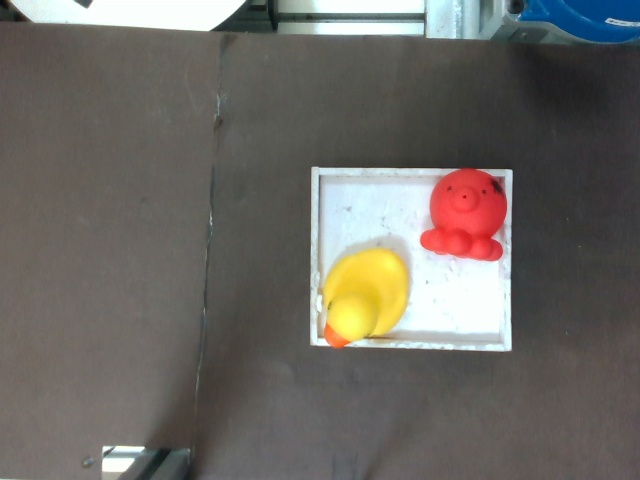
#> input picture DataTrainingProcess/ObjectDetection/images/val/image_(9).jpg, 640 x 480 px, found by its file name
$ python PCA_script.py
#> lines starting #> are read from the running program, lines starting #| are printed output that depends on the picture; after the words box and inside, x2 and y2 are one past the last pixel; in counts of white or black regions, pixels touching at a corner belong together; long printed decimals are rounded
import math

from CameraSource.RealsenseCamera import *


def drawAxis(img, p_, q_, colour, scale):
    p = list(p_)
    q = list(q_)

    angle = math.atan2(p[1] - q[1], p[0] - q[0])  # angle in radians
    hypotenuse = math.sqrt((p[1] - q[1]) * (p[1] - q[1]) + (p[0] - q[0]) * (p[0] - q[0]))

    # Here we lengthen the arrow by a factor of scale
    q[0] = p[0] - scale * hypotenuse * math.cos(angle)
    q[1] = p[1] - scale * hypotenuse * math.sin(angle)
    cv2.line(img, (int(p[0]), int(p[1])), (int(q[0]), int(q[1])), colour, 1, cv2.LINE_AA)

    # create the arrow hooks
    p[0] = q[0] + 9 * math.cos(angle + math.pi / 4)
    p[1] = q[1] + 9 * math.sin(angle + math.pi / 4)
    cv2.line(img, (int(p[0]), int(p[1])), (int(q[0]), int(q[1])), colour, 1, cv2.LINE_AA)

    p[0] = q[0] + 9 * math.cos(angle - math.pi / 4)
    p[1] = q[1] + 9 * math.sin(angle - math.pi / 4)
    cv2.line(img, (int(p[0]), int(p[1])), (int(q[0]), int(q[1])), colour, 1, cv2.LINE_AA)


def getOrientation(pts, img):
    sz = len(pts)
    data_pts = np.empty((sz, 2), dtype=np.float64)

    for j in range(data_pts.shape[0]):
        data_pts[j, 0] = pts[j, 0, 0]
        data_pts[j, 1] = pts[j, 0, 1]

    # Perform PCA analysis
    mean = np.empty(0)
    mean, eigenvectors, eigenvalues = cv2.PCACompute2(data_pts, mean)

    # Store the center of the object
    cntr = (int(mean[0, 0]), int(mean[0, 1]))

    cv2.circle(img, cntr, 3, (255, 0, 255), -1)
    p1 = (cntr[0] + 0.02 * eigenvectors[0, 0] * eigenvalues[0, 0], cntr[1] + 0.02 * eigenvectors[0, 1] * eigenvalues[0, 0])
    p2 = (cntr[0] - 0.02 * eigenvectors[1, 0] * eigenvalues[1, 0], cntr[1] - 0.02 * eigenvectors[1, 1] * eigenvalues[1, 0])
    drawAxis(img, cntr, p1, (255, 0, 0), 3)
    drawAxis(img, cntr, p2, (255, 255, 255), 7)

    angle = math.atan2(eigenvectors[0, 1], eigenvectors[0, 0])  # orientation in radians

    return angle, cntr


image = cv2.imread('D:\\A_Project\\PyCharm_Project\\PCA_Images\\image_(9).jpg')
#> image is the input picture: shape (480, 640, 3); mean B, G, R 99.3, 104.4, 107.7

# Convert image to grayscale
gray = cv2.cvtColor(image, cv2.COLOR_BGR2GRAY)
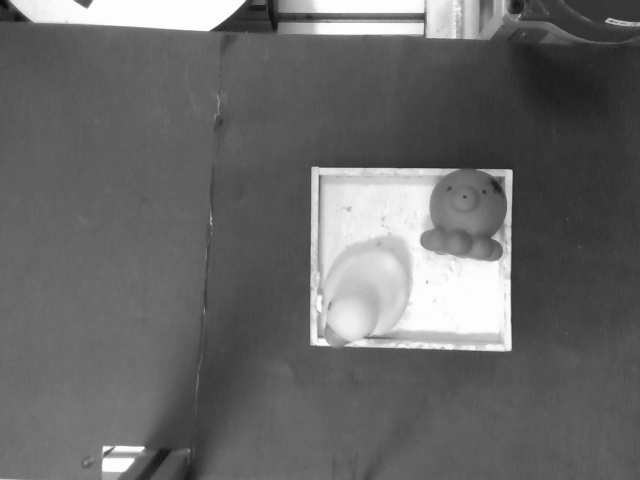
#> gray: shape (480, 640); min 10, max 255, mean 104.8

# Load Background
background = cv2.imread('D:\\A_Project\\PyCharm_Project\\Background.jpg')
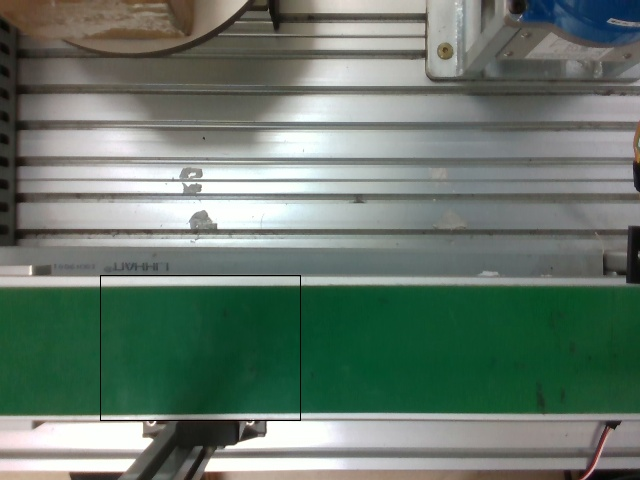
#> input picture DataTrainingProcess/Background.jpg, 640 x 480 px, found by its file name
#> background is the input picture: shape (480, 640, 3); mean B, G, R 108.3, 119.6, 103.6
background_gray = cv2.cvtColor(background, cv2.COLOR_BGR2GRAY)
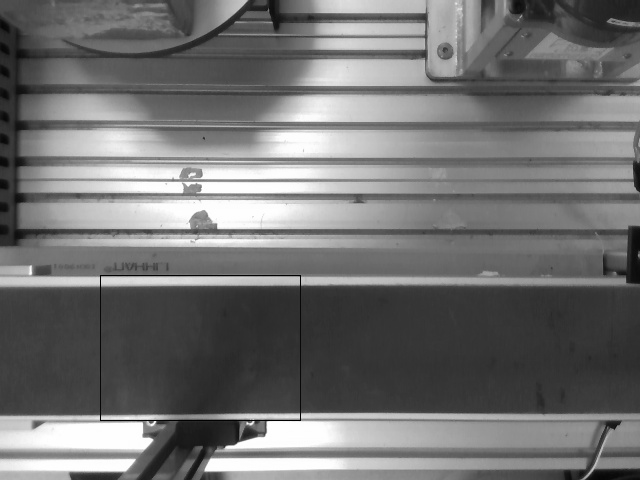
#> background_gray: shape (480, 640); min 0, max 255, mean 113.5

# Background Subtraction
difference_frame = cv2.absdiff(gray, background_gray)
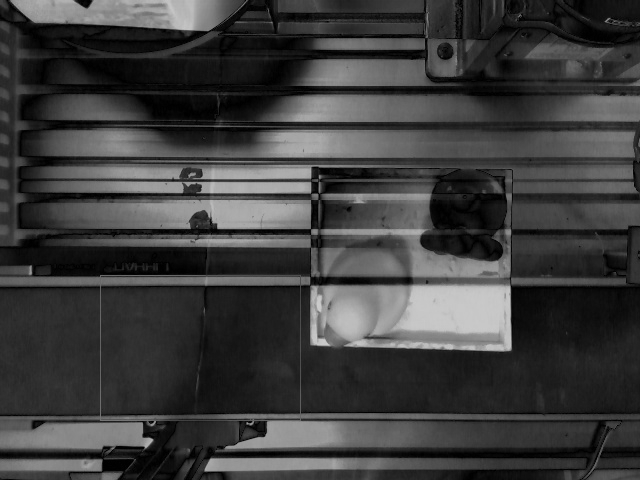
#> difference_frame: shape (480, 640); min 0, max 205, mean 61.1

# Convert image to binary
binary = cv2.inRange(difference_frame, 25, 255, cv2.THRESH_BINARY)
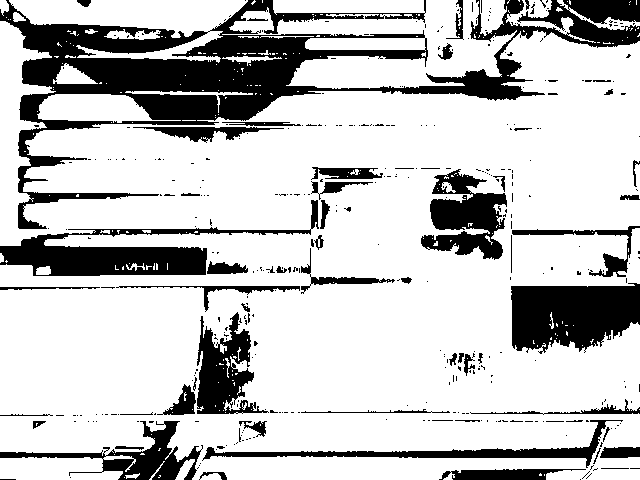
#> binary: shape (480, 640); 77.1% white; 378 black regions (320 under 20 px)

# Find contour
contour_box, _ = cv2.findContours(binary, cv2.RETR_EXTERNAL, cv2.CHAIN_APPROX_SIMPLE)
#> contour_box = 178 contours, 159 with area under 20; largest, box (x1, y1, x2, y2) and area: (0, 21, 640, 480) 222008, (222, 0, 517, 89) 13850, (9, 0, 248, 63) 6608, (37, 94, 181, 123) 2522, (506, 0, 596, 43) 786
ang = 0

for i, c in enumerate(contour_box):
    area = cv2.contourArea(c)
    if area < 5000:
        continue
    else:
        cv2.drawContours(image, contour_box, i, (0, 255, 0), 2)
        ang, _ = getOrientation(c, image)
        print(str(ang))
#> this loop made 178 passes
#> (area, ang) on passes 144, 174, 177: (222008, 0.0691), (13849.5, 0.0736), (6608, 0.104)
#> area on passes 5, 7, 29, 35, 38: 30.5, 164.5, 94.5, 29, 20.5
#| 0.0691
#| 0.07356
#| 0.1037
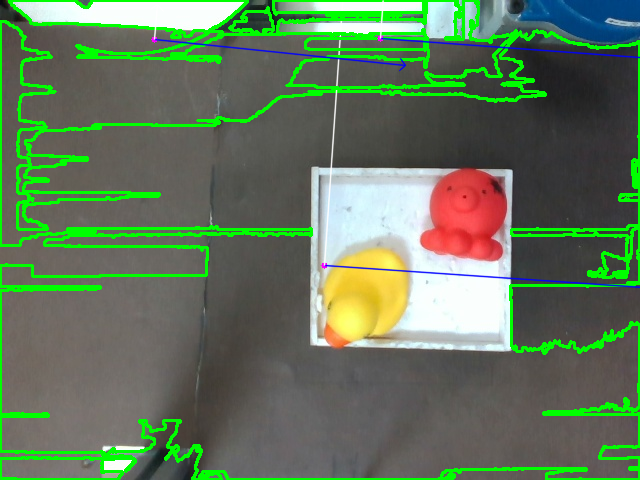
#> image: shape (480, 640, 3); 10.55% of pixels changed, all inside (x1, y1, x2, y2) = (0, 0, 640, 480)

print("Angle = " + str(ang))
#| Angle = 0.1037

cv2.imshow('Image', image)
cv2.imshow('Binary', binary)
cv2.waitKey(0)
cv2.destroyAllWindows()
